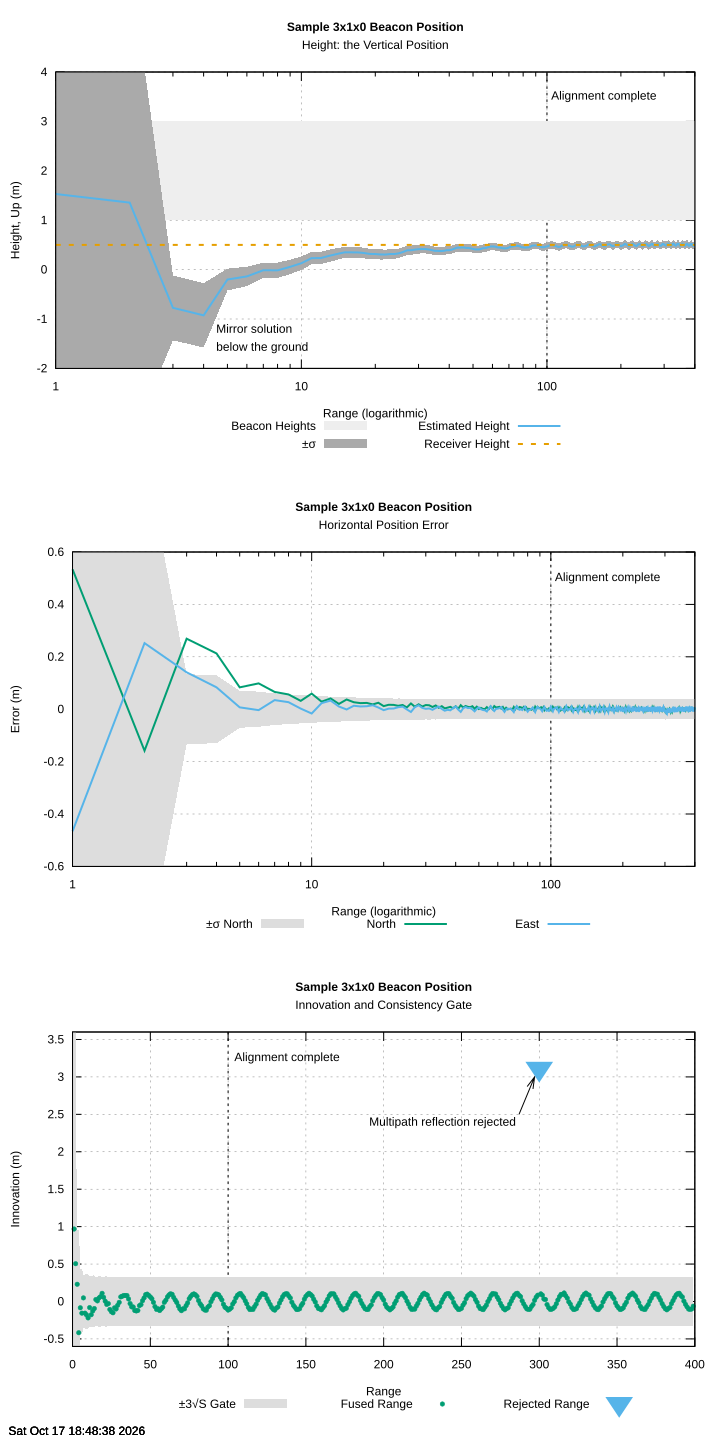

Here is the gnuplot script that generated this plot:
#!/usr/bin/gnuplot
#  _  __          _      __  __          _   _
# | |/ /    /\   | |    |  \/  |   /\   | \ | |
# | ' /    /  \  | |    | \  / |  /  \  |  \| |
# |  <    / /\ \ | |    | |\/| | / /\ \ | . ` |
# | . \  / ____ \| |____| |  | |/ ____ \| |\  |
# |_|\_\/_/    \_\______|_|  |_/_/    \_\_| \_|

# Kalman Filter
# Version 0.7.0
# https://github.com/FrancoisCarouge/Kalman

# SPDX-License-Identifier: Unlicense

# This is free and unencumbered software released into the public domain.

# Anyone is free to copy, modify, publish, use, compile, sell, or
# distribute this software, either in source code form or as a compiled
# binary, for any purpose, commercial or non-commercial, and by any
# means.

# In jurisdictions that recognize copyright laws, the author or authors
# of this software dedicate any and all copyright interest in the
# software to the public domain. We make this dedication for the benefit
# of the public at large and to the detriment of our heirs and
# successors. We intend this dedication to be an overt act of
# relinquishment in perpetuity of all present and future rights to this
# software under copyright law.

# THE SOFTWARE IS PROVIDED "AS IS", WITHOUT WARRANTY OF ANY KIND,
# EXPRESS OR IMPLIED, INCLUDING BUT NOT LIMITED TO THE WARRANTIES OF
# MERCHANTABILITY, FITNESS FOR A PARTICULAR PURPOSE AND NONINFRINGEMENT.
# IN NO EVENT SHALL THE AUTHORS BE LIABLE FOR ANY CLAIM, DAMAGES OR
# OTHER LIABILITY, WHETHER IN AN ACTION OF CONTRACT, TORT OR OTHERWISE,
# ARISING FROM, OUT OF OR IN CONNECTION WITH THE SOFTWARE OR THE USE OR
# OTHER DEALINGS IN THE SOFTWARE.

# For more information, please refer to <https://unlicense.org>

set terminal svg enhanced background rgb "white" size 720,1440
set datafile separator ","
set output "kalman/sample/ekf_3x1x0_beacon_position_unit/ekf_3x1x0_beacon_position_unit.svg"
set timestamp
set grid
set key bmargin center horizontal

DATA = "/tmp/kalman/ekf_3x1x0_beacon_position_unit.csv"

set multiplot layout 3,1

# The first two panels count the ranges from one on a logarithmic scale to show
# the convergence during the alignment.
set xlabel "Range (logarithmic)"
set logscale x
set xrange [1:400]
set arrow 1 from 100, graph 0 to 100, graph 1 nohead dashtype 2
set label 1 "Alignment complete" at 104, graph 0.92

set title "{/:Bold Sample 3x1x0 Beacon Position}\nHeight: the Vertical Position"
set ylabel "Height, Up (m)"
set yrange [-2:4]
set label 2 "Mirror solution\nbelow the ground" at 4.5, -1.2
plot "+" using 1:(1):(3) with filledcurves fillcolor rgb "#eeeeee" fillstyle solid noborder title "Beacon Heights", \
  DATA using ($1 + 1):(-$6 - $9):(-$6 + $9) with filledcurves fillcolor rgb "#aaaaaa" fillstyle solid noborder title "±σ", \
  DATA using ($1 + 1):(-$6) with lines linewidth 2 title "Estimated Height", \
  0.5 with lines dashtype 2 linewidth 2 title "Receiver Height"
unset label 2

set title "{/:Bold Sample 3x1x0 Beacon Position}\nHorizontal Position Error"
set ylabel "Error (m)"
set yrange [-0.6:0.6]
plot DATA using ($1 + 1):(-$7):7 with filledcurves fillcolor rgb "#dddddd" fillstyle solid noborder title "±σ North", \
  DATA using ($1 + 1):13 with lines linewidth 2 title "North", \
  DATA using ($1 + 1):14 with lines linewidth 2 title "East"

unset logscale x
set xrange [0:400]
set xlabel "Range"

set title "{/:Bold Sample 3x1x0 Beacon Position}\nInnovation and Consistency Gate"
set ylabel "Innovation (m)"
set yrange [-0.6:3.6]
set label 3 "Multipath reflection rejected" at 285, 2.4 right
set arrow 2 from 287, 2.5 to 297, 3.0 linewidth 1
plot DATA using 1:(-3 * $11):(3 * $11) with filledcurves fillcolor rgb "#dddddd" fillstyle solid noborder title "±3√S Gate", \
  DATA using 1:($12 == 1 ? $10 : NaN) with points pointtype 7 pointsize 0.5 title "Fused Range", \
  DATA using 1:($12 == 0 ? $10 : NaN) with points pointtype 11 pointsize 2 title "Rejected Range"
